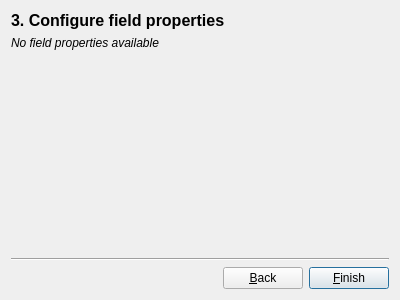
<?xml version="1.0" encoding="UTF-8"?>
<ui version="4.0">
 <class>RatingFieldWizard</class>
 <widget class="QWidget" name="RatingFieldWizard">
  <property name="geometry">
   <rect>
    <x>0</x>
    <y>0</y>
    <width>400</width>
    <height>300</height>
   </rect>
  </property>
  <property name="windowTitle">
   <string>Form</string>
  </property>
  <layout class="QVBoxLayout" name="verticalLayout">
   <item>
    <widget class="QLabel" name="label">
     <property name="styleSheet">
      <string notr="true">font-size: 16px;
font-weight: bold;</string>
     </property>
     <property name="text">
      <string>3. Configure field properties</string>
     </property>
    </widget>
   </item>
   <item>
    <widget class="QLabel" name="label_2">
     <property name="text">
      <string>&lt;i&gt;No field properties available&lt;/i&gt;</string>
     </property>
     <property name="wordWrap">
      <bool>true</bool>
     </property>
    </widget>
   </item>
   <item>
    <spacer name="verticalSpacer">
     <property name="orientation">
      <enum>Qt::Vertical</enum>
     </property>
     <property name="sizeHint" stdset="0">
      <size>
       <width>20</width>
       <height>187</height>
      </size>
     </property>
    </spacer>
   </item>
   <item>
    <widget class="Line" name="line">
     <property name="orientation">
      <enum>Qt::Horizontal</enum>
     </property>
    </widget>
   </item>
   <item>
    <layout class="QHBoxLayout" name="horizontalLayout">
     <item>
      <spacer name="horizontalSpacer">
       <property name="orientation">
        <enum>Qt::Horizontal</enum>
       </property>
       <property name="sizeHint" stdset="0">
        <size>
         <width>40</width>
         <height>20</height>
        </size>
       </property>
      </spacer>
     </item>
     <item>
      <widget class="QPushButton" name="backButton">
       <property name="text">
        <string>&amp;Back</string>
       </property>
      </widget>
     </item>
     <item>
      <widget class="QPushButton" name="finishButton">
       <property name="text">
        <string>&amp;Finish</string>
       </property>
       <property name="autoDefault">
        <bool>true</bool>
       </property>
       <property name="default">
        <bool>true</bool>
       </property>
      </widget>
     </item>
    </layout>
   </item>
  </layout>
 </widget>
 <resources/>
 <connections/>
</ui>
